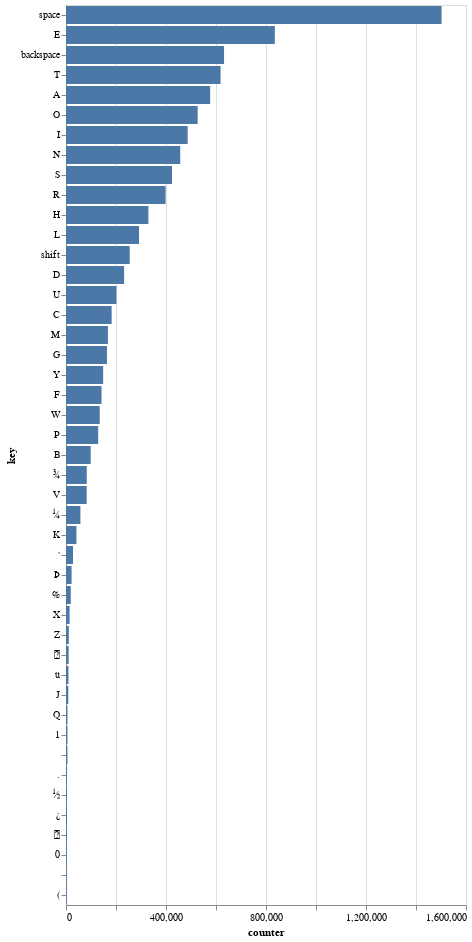

Notebook source saved alongside this figure:
### Code cell
def grouped_by_key(df):
    values = []
    for index, row in df.iterrows():
        values.append({'key': index, 'counter': int(row['command'])})
    return values
grouped_data = grouped_by_key(df_all.groupby('key').count())
grouped_df = alt.Data(values = grouped_data)

alt.Chart(grouped_df).mark_bar().encode(
 x = 'counter:Q',
 y = alt.Y('key:O', sort = alt.Sort(field = 'counter', order='descending')),
).transform_filter('datum.counter > 2000')

### Figure 1 — Vega-Lite specification as saved in the notebook (floating-point values rounded to 4 significant figures)
{"config": {"view": {"continuousWidth": 400, "continuousHeight": 300}}, "data": {"values": [{"key": "", "counter": 115}, {"key": "\t", "counter": 294}, {"key": "\f", "counter": 2}, {"key": "\r", "counter": 5801}, {"key": "\u0011", "counter": 3711}, {"key": "\u0012", "counter": 448}, {"key": "\u0013", "counter": 4}, {"key": "\u0014", "counter": 10530}, {"key": "\u001b", "counter": 15}, {"key": "!", "counter": 2}, {"key": "\"", "counter": 20}, {"key": "#", "counter": 526}, {"key": "$", "counter": 118}, {"key": "%", "counter": 19020}, {"key": "&", "counter": 1248}, {"key": "'", "counter": 28006}, {"key": "(", "counter": 2204}, {"key": ",", "counter": 6}, {"key": "-", "counter": 75}, {"key": ".", "counter": 4150}, {"key": "0", "counter": 3229}, {"key": "1", "counter": 5827}, {"key": "2", "counter": 1004}, {"key": "3", "counter": 528}, {"key": "4", "counter": 650}, {"key": "5", "counter": 812}, {"key": "6", "counter": 246}, {"key": "7", "counter": 480}, {"key": "8", "counter": 296}, {"key": "9", "counter": 1793}, {"key": ";", "counter": 820}, {"key": "=", "counter": 318}, {"key": "A", "counter": 576705}, {"key": "B", "counter": 98777}, {"key": "C", "counter": 182607}, {"key": "D", "counter": 232455}, {"key": "E", "counter": 835376}, {"key": "F", "counter": 142144}, {"key": "G", "counter": 163798}, {"key": "H", "counter": 329565}, {"key": "I", "counter": 486631}, {"key": "J", "counter": 9099}, {"key": "K", "counter": 41741}, {"key": "L", "counter": 292080}, {"key": "M", "counter": 167705}, {"key": "N", "counter": 456863}, {"key": "O", "counter": 526708}, {"key": "P", "counter": 128787}, {"key": "Q", "counter": 5990}, {"key": "R", "counter": 398386}, {"key": "S", "counter": 423938}, {"key": "T", "counter": 618294}, {"key": "U", "counter": 201873}, {"key": "V", "counter": 82799}, {"key": "W", "counter": 134920}, {"key": "X", "counter": 14323}, {"key": "Y", "counter": 148650}, {"key": "Z", "counter": 11242}, {"key": "[", "counter": 210}, {"key": "]", "counter": 54}, {"key": "`", "counter": 54}, {"key": "a", "counter": 44}, {"key": "b", "counter": 53}, {"key": "backspace", "counter": 632218}, {"key": "c", "counter": 8}, {"key": "d", "counter": 28}, {"key": "e", "counter": 42}, {"key": "f", "counter": 5}, {"key": "h", "counter": 2}, {"key": "i", "counter": 30}, {"key": "k", "counter": 18}, {"key": "m", "counter": 20}, {"key": "n", "counter": 22}, {"key": "o", "counter": 6}, {"key": "p", "counter": 7}, {"key": "shift", "counter": 254853}, {"key": "space", "counter": 1502270}, {"key": "z", "counter": 10}, {"key": "{", "counter": 9}, {"key": "", "counter": 32}, {"key": "¡", "counter": 8}, {"key": "¢", "counter": 2}, {"key": "§", "counter": 2}, {"key": "¨", "counter": 10}, {"key": "©", "counter": 8}, {"key": "", "counter": 2450}, {"key": "®", "counter": 149}, {"key": "¯", "counter": 115}, {"key": "°", "counter": 2}, {"key": "¶", "counter": 1}, {"key": "·", "counter": 6}, {"key": "º", "counter": 1528}, {"key": "»", "counter": 525}, {"key": "¼", "counter": 57640}, {"key": "½", "counter": 4033}, {"key": "¾", "counter": 83066}, {"key": "¿", "counter": 4002}, {"key": "À", "counter": 68}, {"key": "Û", "counter": 228}, {"key": "Ü", "counter": 292}, {"key": "Ý", "counter": 42}, {"key": "Þ", "counter": 22367}, {"key": "à", "counter": 89}, {"key": "á", "counter": 2}, {"key": "â", "counter": 8}, {"key": "é", "counter": 97}, {"key": "ü", "counter": 9776}, {"key": "ÿ", "counter": 38}]}, "mark": "bar", "encoding": {"x": {"type": "quantitative", "field": "counter"}, "y": {"type": "ordinal", "field": "key", "sort": {"field": "counter", "order": "descending"}}}, "transform": [{"filter": "datum.counter > 2000"}], "$schema": "https://vega.github.io/schema/vega-lite/v4.0.2.json"}
